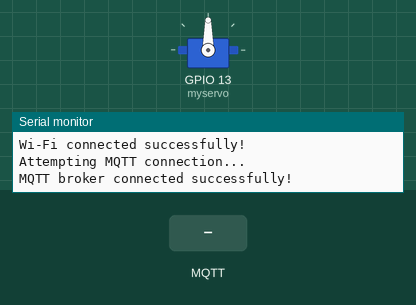
A program run on a simulated ESP32. On the bench: servo, the last lines printed to the serial monitor. The test bench sets the inputs (shaded band). WiFi joins after 1.5 s; servers stay silent unless stated; no MQTT or app messages arrive unless stated.

Above: at 2.7 s.
2.8 s: MQTT message "remotefeeder/feed" arrives on the first subscribed topic
At 3.3 s:
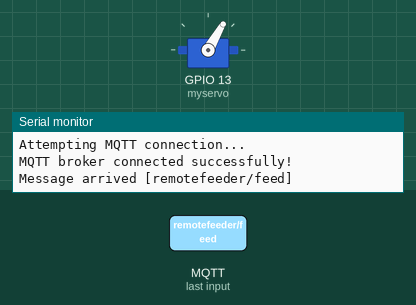
At 9.0 s:
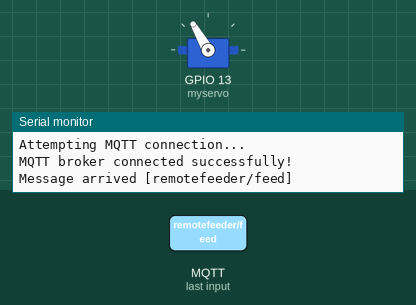
Timing chart, 0 to 10.7 s (numbered marks = the images above; inputs shaded):
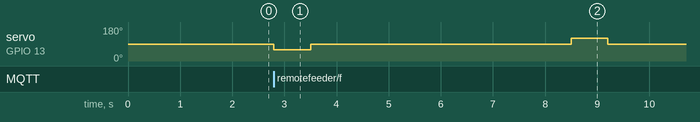

Measured:
- after the input at 2.8 s, servo on GPIO 13 (myservo): 90° → 60° at once, → 90° 0.70 s later, → 120° 5.0 s later, → 90° 0.70 s later

The program:

main.cpp
```cpp
#include <ESP32Servo.h>
#include "feed.h"
#include <WiFi.h>
// #include <WiFiClientSecure.h>
#include <PubSubClient.h>
#include <secrets.h> // wifi login


// Servo library
Servo myservo;
// WiFi library
WiFiClient wifiClient; // trenger en wifiklient til mqtt
// MQTT library
PubSubClient mqttClient(
    "194.164.61.72",
    1883,
    wifiClient);

void reconnect() {
  // Loop until we're reconnected
  while (!mqttClient.connected()) {
    Serial.println("Attempting MQTT connection...");
    // Attempt to connect // med brukernavn og passord
    if (mqttClient.connect("RemoteFeederESP32", "tomasa", "marvin")) {
      Serial.println("MQTT broker connected successfully!");
      // Once connected, publish an announcement...
      mqttClient.publish("outTopic","hello world"); // sikkert unødvendig..?
      // ... and resubscribe
      mqttClient.subscribe("remotefeeder/feed");
    } else {
      Serial.print("failed, rc=");
      Serial.print(mqttClient.state()); // state returnerer (feil)koder. sjekk PubSubClient API – state()
      Serial.println(" try again in 5 seconds");
      // Wait 5 seconds before retrying
      delay(5000);
    }
  }
}


// Init for feed() logic.
bool feeding = false;
bool feedRequested = false;
int feedStep = 0;
unsigned long stepStarted = 0;


void callback(char* topic, byte* payload, unsigned int length) {
  Serial.print("Message arrived [");
    Serial.print(topic);
    Serial.println("]");

    if (strcmp(topic, "remotefeeder/feed") == 0) {
        feedRequested = true;
    }
}


void setup()
{
    Serial.begin(9600); // Default baud rate i pio device monitor -h

    //Servo library
    Serial.println("Attaching to servo...");
    myservo.attach(13, 1000, 2000);  // Attach to pin 13, min pulsbredde (1500 senturm vinkel), maks pulsbredde
    bool attached = myservo.attached();
    attached
        ? Serial.println("Attached successfully to myservo!")
        : Serial.println("Attachment to myservo failed");

    // WiFi library
    Serial.println("Connecting to WiFi...");
    WiFi.begin(WIFI_SSID, WIFI_PASSWD);
    while (WiFi.status() != WL_CONNECTED) {
        delay(500);
    }
    Serial.println("Wi-Fi connected successfully!");
    WiFi.mode(WIFI_STA); // vanlig wifi klient, trenger sikkert ikke denne linjen.

    // MQTT library
    mqttClient.setCallback(callback);}

void loop()
{
    if (!mqttClient.connected()) {
        reconnect();
    }
    mqttClient.loop();

    feed(myservo, feedRequested, feeding, feedStep, stepStarted); // Non-blocking delay - må kjøres hver loop
}
```

secrets.example.h
```cpp
#pragma once

#define WIFI_SSID "WIFI_SSID_EXAMPLE"
#define WIFI_PASSWD "WIFI_PASSWORD_EXAMPLE"
```

feed.cpp
```cpp
#include <ESP32Servo.h>
#include "feed.h"

void feed(Servo& myservo, bool& feedRequested, bool& feeding, int& feedStep, unsigned long& stepStarted) {
    // sender inn myservo objektet som "servo" her

    // Movement parameters
    int speedAbs = 30;
    int CCW = 90 + speedAbs;
    int CW = 90 - speedAbs;
    int stop = 90;
    int feedTime = 5000;
    int moveTime = 700;


    // Logic
    unsigned long now = millis();

    if (feedRequested) {
        feedRequested = false;
        if (!feeding) {
            feeding = true;
            feedStep = 1;
            stepStarted = now;
            myservo.write(CW);
        }
    }

    if (feedStep == 1 && now - stepStarted > moveTime) {
        myservo.write(stop);
        feedStep = 2;
        stepStarted = now;
    }

    if (feedStep == 2 && now - stepStarted > feedTime) {
        myservo.write(CCW);
        feedStep = 3;
        stepStarted = now;
    }

    if (feedStep == 3 && now - stepStarted > moveTime) {
        myservo.write(stop);
        feedStep = 0;
        feeding = false;
    }
 }

    // servo.write(CW);
    // delay(800);
    // servo.write(stop);

    // delay(feedTime);

    // servo.write(CCW);
    // delay(800);
    // servo.write(stop);
```

feed.h
```cpp
#pragma once
#include <ESP32Servo.h>

void feed(Servo& myservo, bool& feedRequested, bool& feeding, int& feedStep, unsigned long& stepStarted);
```
